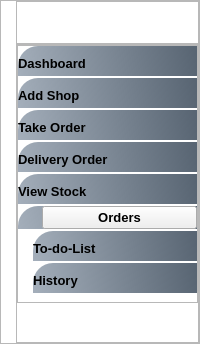
     <widget class="QStackedWidget" name="LeftMenu">
      <property name="maximumSize">
       <size>
        <width>220</width>
        <height>16777215</height>
       </size>
      </property>
      <property name="currentIndex">
       <number>0</number>
      </property>
      <widget class="QWidget" name="SalesAgent_SideBar">
       <property name="styleSheet">
        <string notr="true">#widget_41{
background-color:#ffffff;
}
#btn_AddShop,#btn_TakeOrder,#btn_DeliverOrder,#btn_ViewStock_2,#btn_ToDoList,#widget_Orders,#btn_History,#btn_Dashboard{
background-color:qlineargradient(spread:pad,x1:0,y1:0.505682,x2:1,y2:0.477,stop:0 rgba(20,47,78,100),stop:1 rgba(85,98,112,250));
padding:10px,5px;
text-align:left;
border-top-left-radius:20px;
}
#btn_MarkAttendance{
background-color:qlineargradient(spread:pad,x1:0,y1:0.505682,x2:1,y2:0.477,stop:0 rgba(20,47,78,100),stop:1 rgba(85,98,112,250));

border-radius:20px;
}
#btn_AddShop:hover,#btn_TakeOrder:hover,#btn_DeliverOrder:hover,#btn_ViewStock_2:hover,#btn_ToDoList:hover,#widget_Orders:hover,#btn_History:hover,#btn_Dashboard:hover{
background-color:#ececec;
}</string>
       </property>
       <layout class="QVBoxLayout" name="verticalLayout_42">
        <property name="spacing">
         <number>0</number>
        </property>
        <property name="leftMargin">
         <number>0</number>
        </property>
        <property name="topMargin">
         <number>0</number>
        </property>
        <property name="rightMargin">
         <number>0</number>
        </property>
        <property name="bottomMargin">
         <number>0</number>
        </property>
        <item>
         <widget class="QWidget" name="widget_41" native="true">
          <layout class="QVBoxLayout" name="verticalLayout_47">
           <property name="spacing">
            <number>0</number>
           </property>
           <property name="leftMargin">
            <number>0</number>
           </property>
           <property name="topMargin">
            <number>0</number>
           </property>
           <property name="rightMargin">
            <number>0</number>
           </property>
           <property name="bottomMargin">
            <number>0</number>
           </property>
           <item>
            <widget class="QFrame" name="frame_15">
             <property name="maximumSize">
              <size>
               <width>220999</width>
               <height>16777215</height>
              </size>
             </property>
             <property name="frameShape">
              <enum>QFrame::StyledPanel</enum>
             </property>
             <property name="frameShadow">
              <enum>QFrame::Raised</enum>
             </property>
             <layout class="QVBoxLayout" name="verticalLayout_43">
              <property name="spacing">
               <number>0</number>
              </property>
              <property name="leftMargin">
               <number>15</number>
              </property>
              <property name="topMargin">
               <number>0</number>
              </property>
              <property name="rightMargin">
               <number>0</number>
              </property>
              <property name="bottomMargin">
               <number>0</number>
              </property>
              <item alignment="Qt::AlignTop">
               <widget class="QFrame" name="frame_17">
                <property name="font">
                 <font>
                  <pointsize>15</pointsize>
                  <weight>75</weight>
                  <bold>true</bold>
                 </font>
                </property>
                <property name="frameShape">
                 <enum>QFrame::StyledPanel</enum>
                </property>
                <property name="frameShadow">
                 <enum>QFrame::Raised</enum>
                </property>
                <layout class="QHBoxLayout" name="horizontalLayout_63">
                 <property name="rightMargin">
                  <number>0</number>
                 </property>
                 <item>
                  <widget class="QLabel" name="label_25">
                   <property name="maximumSize">
                    <size>
                     <width>150</width>
                     <height>150</height>
                    </size>
                   </property>
                   <property name="font">
                    <font>
                     <pointsize>15</pointsize>
                     <weight>75</weight>
                     <bold>true</bold>
                    </font>
                   </property>
                   <property name="midLineWidth">
                    <number>0</number>
                   </property>
                   <property name="text">
                    <string/>
                   </property>
                   <property name="pixmap">
                    <pixmap resource="Resource.qrc">:/LOGO/Graphics/ARM_LOGO_Crop.png</pixmap>
                   </property>
                   <property name="scaledContents">
                    <bool>true</bool>
                   </property>
                  </widget>
                 </item>
                </layout>
               </widget>
              </item>
              <item>
               <widget class="QFrame" name="frame_18">
                <property name="sizePolicy">
                 <sizepolicy hsizetype="Preferred" vsizetype="Expanding">
                  <horstretch>0</horstretch>
                  <verstretch>0</verstretch>
                 </sizepolicy>
                </property>
                <property name="frameShape">
                 <enum>QFrame::StyledPanel</enum>
                </property>
                <property name="frameShadow">
                 <enum>QFrame::Raised</enum>
                </property>
                <layout class="QVBoxLayout" name="verticalLayout_44">
                 <property name="spacing">
                  <number>0</number>
                 </property>
                 <property name="leftMargin">
                  <number>0</number>
                 </property>
                 <property name="topMargin">
                  <number>0</number>
                 </property>
                 <property name="rightMargin">
                  <number>0</number>
                 </property>
                 <property name="bottomMargin">
                  <number>0</number>
                 </property>
                 <item alignment="Qt::AlignTop">
                  <widget class="QFrame" name="frame_19">
                   <property name="frameShape">
                    <enum>QFrame::StyledPanel</enum>
                   </property>
                   <property name="frameShadow">
                    <enum>QFrame::Raised</enum>
                   </property>
                   <layout class="QVBoxLayout" name="verticalLayout_2">
                    <property name="spacing">
                     <number>2</number>
                    </property>
                    <property name="leftMargin">
                     <number>0</number>
                    </property>
                    <property name="topMargin">
                     <number>0</number>
                    </property>
                    <property name="rightMargin">
                     <number>0</number>
                    </property>
                    <item>
                     <widget class="QPushButton" name="btn_Dashboard">
                      <property name="font">
                       <font>
                        <pointsize>10</pointsize>
                        <weight>75</weight>
                        <bold>true</bold>
                       </font>
                      </property>
                      <property name="text">
                       <string>Dashboard</string>
                      </property>
                      <property name="icon">
                       <iconset resource="Resource.qrc">
                        <normaloff>:/White Icons/Graphics/featherBlack/dashboard.png</normaloff>:/White Icons/Graphics/featherBlack/dashboard.png</iconset>
                      </property>
                      <property name="iconSize">
                       <size>
                        <width>24</width>
                        <height>24</height>
                       </size>
                      </property>
                      <property name="shortcut">
                       <string>Ctrl+S</string>
                      </property>
                     </widget>
                    </item>
                    <item>
                     <widget class="QPushButton" name="btn_AddShop">
                      <property name="font">
                       <font>
                        <pointsize>10</pointsize>
                        <weight>75</weight>
                        <bold>true</bold>
                       </font>
                      </property>
                      <property name="text">
                       <string>Add Shop</string>
                      </property>
                      <property name="icon">
                       <iconset resource="Resource.qrc">
                        <normaloff>:/White Icons/Graphics/featherBlack/shopping-cart.png</normaloff>:/White Icons/Graphics/featherBlack/shopping-cart.png</iconset>
                      </property>
                      <property name="iconSize">
                       <size>
                        <width>24</width>
                        <height>24</height>
                       </size>
                      </property>
                     </widget>
                    </item>
                    <item>
                     <widget class="QPushButton" name="btn_TakeOrder">
                      <property name="font">
                       <font>
                        <pointsize>10</pointsize>
                        <weight>75</weight>
                        <bold>true</bold>
                       </font>
                      </property>
                      <property name="text">
                       <string>Take Order</string>
                      </property>
                      <property name="icon">
                       <iconset resource="Resource.qrc">
                        <normaloff>:/White Icons/Graphics/featherBlack/dashboard.png</normaloff>:/White Icons/Graphics/featherBlack/dashboard.png</iconset>
                      </property>
                      <property name="iconSize">
                       <size>
                        <width>24</width>
                        <height>24</height>
                       </size>
                      </property>
                     </widget>
                    </item>
                    <item>
                     <widget class="QPushButton" name="btn_DeliverOrder">
                      <property name="font">
                       <font>
                        <family>Segoe UI</family>
                        <pointsize>10</pointsize>
                        <weight>75</weight>
                        <bold>true</bold>
                       </font>
                      </property>
                      <property name="text">
                       <string>Delivery Order</string>
                      </property>
                      <property name="icon">
                       <iconset resource="Resource.qrc">
                        <normaloff>:/White Icons/Graphics/featherBlack/delivery-service.png</normaloff>:/White Icons/Graphics/featherBlack/delivery-service.png</iconset>
                      </property>
                      <property name="iconSize">
                       <size>
                        <width>24</width>
                        <height>24</height>
                       </size>
                      </property>
                     </widget>
                    </item>
                    <item>
                     <widget class="QPushButton" name="btn_ViewStock_2">
                      <property name="font">
                       <font>
                        <pointsize>10</pointsize>
                        <weight>75</weight>
                        <bold>true</bold>
                       </font>
                      </property>
                      <property name="text">
                       <string>View Stock</string>
                      </property>
                      <property name="icon">
                       <iconset resource="Resource.qrc">
                        <normaloff>:/White Icons/Graphics/featherBlack/sales.png</normaloff>:/White Icons/Graphics/featherBlack/sales.png</iconset>
                      </property>
                      <property name="iconSize">
                       <size>
                        <width>24</width>
                        <height>24</height>
                       </size>
                      </property>
                     </widget>
                    </item>
                    <item>
                     <widget class="QWidget" name="widget_Orders" native="true">
                      <layout class="QHBoxLayout" name="horizontalLayout_64">
                       <property name="spacing">
                        <number>0</number>
                       </property>
                       <property name="leftMargin">
                        <number>0</number>
                       </property>
                       <property name="topMargin">
                        <number>0</number>
                       </property>
                       <property name="rightMargin">
                        <number>0</number>
                       </property>
                       <property name="bottomMargin">
                        <number>0</number>
                       </property>
                       <item>
                        <widget class="QLabel" name="label_46">
                         <property name="maximumSize">
                          <size>
                           <width>24</width>
                           <height>24</height>
                          </size>
                         </property>
                         <property name="text">
                          <string/>
                         </property>
                         <property name="pixmap">
                          <pixmap resource="Resource.qrc">:/Black Icons/Graphics/featherBlack/trello.svg</pixmap>
                         </property>
                        </widget>
                       </item>
                       <item>
                        <widget class="QPushButton" name="btn_Orders">
                         <property name="font">
                          <font>
                           <pointsize>10</pointsize>
                           <weight>75</weight>
                           <bold>true</bold>
                          </font>
                         </property>
                         <property name="layoutDirection">
                          <enum>Qt::RightToLeft</enum>
                         </property>
                         <property name="text">
                          <string>Orders</string>
                         </property>
                         <property name="icon">
                          <iconset resource="Resource.qrc">
                           <normaloff>:/Black Icons/Graphics/featherBlack/chevron-right.svg</normaloff>:/Black Icons/Graphics/featherBlack/chevron-right.svg</iconset>
                         </property>
                         <property name="checkable">
                          <bool>true</bool>
                         </property>
                        </widget>
                       </item>
                      </layout>
                     </widget>
                    </item>
                    <item>
                     <widget class="QWidget" name="widget_43" native="true">
                      <layout class="QVBoxLayout" name="verticalLayout_46">
                       <property name="spacing">
                        <number>2</number>
                       </property>
                       <property name="leftMargin">
                        <number>15</number>
                       </property>
                       <property name="topMargin">
                        <number>0</number>
                       </property>
                       <property name="rightMargin">
                        <number>0</number>
                       </property>
                       <property name="bottomMargin">
                        <number>0</number>
                       </property>
                       <item>
                        <widget class="QPushButton" name="btn_ToDoList">
                         <property name="font">
                          <font>
                           <pointsize>10</pointsize>
                           <weight>75</weight>
                           <bold>true</bold>
                          </font>
                         </property>
                         <property name="text">
                          <string>To-do-List</string>
                         </property>
                         <property name="icon">
                          <iconset resource="Resource.qrc">
                           <normaloff>:/Black Icons/Graphics/featherBlack/clipboard.svg</normaloff>:/Black Icons/Graphics/featherBlack/clipboard.svg</iconset>
                         </property>
                         <property name="iconSize">
                          <size>
                           <width>24</width>
                           <height>20</height>
                          </size>
                         </property>
                        </widget>
                       </item>
                       <item>
                        <widget class="QPushButton" name="btn_History">
                         <property name="font">
                          <font>
                           <pointsize>10</pointsize>
                           <weight>75</weight>
                           <bold>true</bold>
                          </font>
                         </property>
                         <property name="text">
                          <string>History</string>
                         </property>
                         <property name="icon">
                          <iconset resource="Resource.qrc">
                           <normaloff>:/Black Icons/Graphics/featherBlack/database.svg</normaloff>:/Black Icons/Graphics/featherBlack/database.svg</iconset>
                         </property>
                         <property name="iconSize">
                          <size>
                           <width>24</width>
                           <height>20</height>
                          </size>
                         </property>
                        </widget>
                       </item>
                      </layout>
                     </widget>
                    </item>
                   </layout>
                  </widget>
                 </item>
                 <item alignment="Qt::AlignLeft|Qt::AlignBottom">
                  <widget class="QWidget" name="widget_56" native="true">
                   <layout class="QHBoxLayout" name="horizontalLayout_71">
                    <property name="topMargin">
                     <number>30</number>
                    </property>
                   </layout>
                  </widget>
                 </item>
                </layout>
               </widget>
              </item>
             </layout>
            </widget>
           </item>
          </layout>
         </widget>
        </item>
       </layout>
      </widget>
     </widget>
